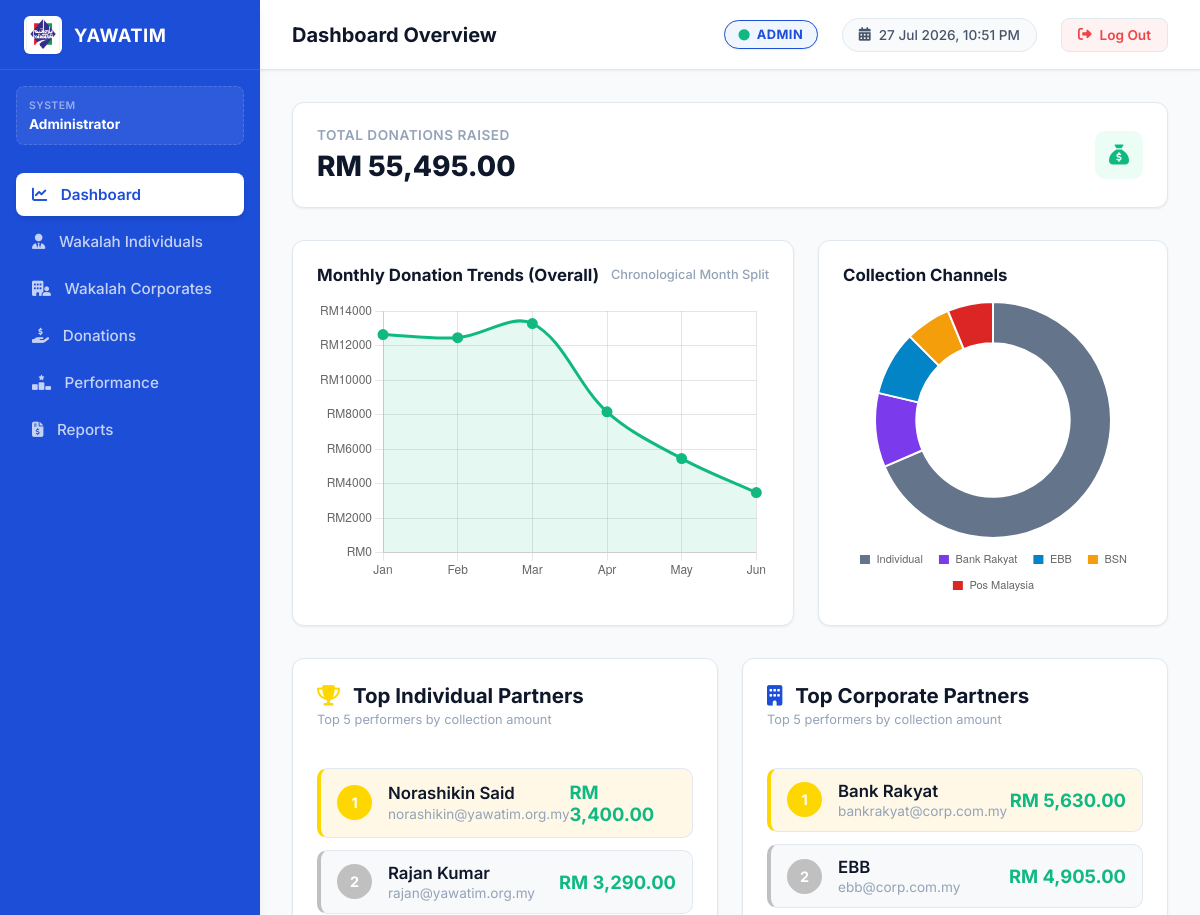
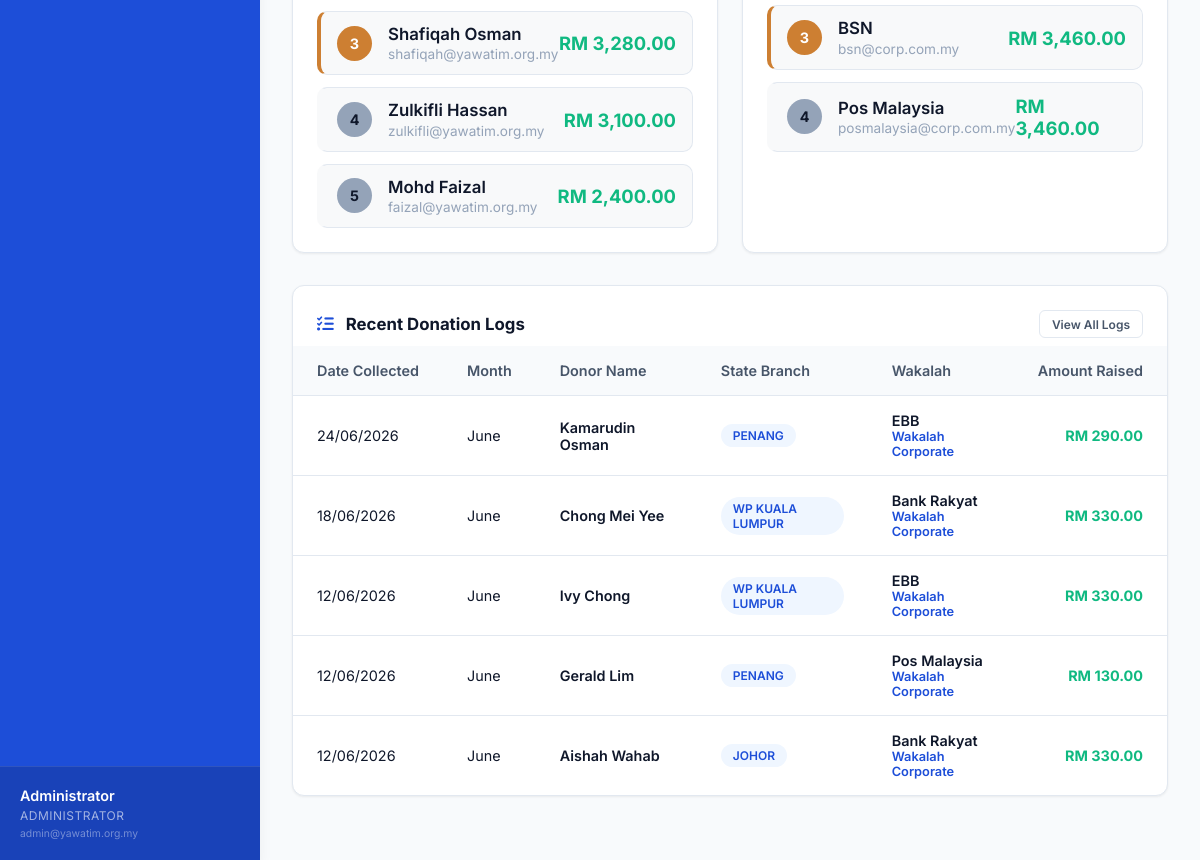
Page /index.php (signed in) on the committed database (2 pictures, top to bottom).
### tables this page shows
CREATE TABLE `donations` (
  `donation_id` int(11) NOT NULL,
  `donor_name` varchar(255) NOT NULL,
  `donor_phone` varchar(100) DEFAULT NULL,
  `donor_email` varchar(255) DEFAULT NULL,
  `amount` decimal(12,2) NOT NULL,
  `donation_date` date NOT NULL,
  `donation_month` varchar(20) NOT NULL,
  `channel` varchar(255) DEFAULT NULL,
  `state` varchar(100) NOT NULL,
  `location` varchar(255) NOT NULL,
  `wakalah_id` int(11) DEFAULT NULL,
  `booth_id` int(11) DEFAULT NULL,
  `attachment_image` varchar(255) DEFAULT NULL,
  `created_at` datetime NOT NULL DEFAULT current_timestamp()
);

CREATE TABLE `wakalah` (
  `wakalah_id` int(11) NOT NULL,
  `type` enum('individual','corporate') NOT NULL,
  `name` varchar(255) NOT NULL,
  `email` varchar(255) NOT NULL,
  `phone` varchar(100) NOT NULL,
  `state` varchar(100) NOT NULL,
  `status` enum('Active','Inactive') NOT NULL DEFAULT 'Active',
  `ic_number` varchar(100) DEFAULT NULL,
  `company_representative` varchar(255) DEFAULT NULL,
  `ssm_number` varchar(100) DEFAULT NULL,
  `hq_address` text DEFAULT NULL,
  `address` text DEFAULT NULL,
  `channel` varchar(255) DEFAULT NULL,
  `created_at` datetime NOT NULL DEFAULT current_timestamp()
);

### modules/dashboard.php (the view, shortened to what this page needs)
<?php
$role = $_SESSION['role'] ?? 'wakalah_individual';
$total_donations = 0.0;
$leaderboard = [];
$leaderboard_corp = [];
$recent_donations = [];
$state_labels = [];
$state_values = [];
$channel_labels = [];
$channel_values = [];
$trend_labels = [];
$trend_values = [];
$corp_states = [];
$month_names = [
    '01' => 'Jan', '02' => 'Feb', '03' => 'Mar', '04' => 'Apr', '05' => 'May', '06' => 'Jun',
    '07' => 'Jul', '08' => 'Aug', '09' => 'Sep', '10' => 'Oct', '11' => 'Nov', '12' => 'Dec'
];
try {
    if ($role === 'admin') {
        $total_donations = $pdo->query("SELECT SUM(amount) FROM donations")->fetchColumn() ?? 0.0;
        $state_query = $pdo->query("SELECT state, SUM(amount) as total FROM donations GROUP BY state ORDER BY total DESC LIMIT 6");
        $state_labels = [];
        $state_values = [];
        while ($row = $state_query->fetch()) {
            $state_labels[] = $row['state'];
            $state_values[] = (float)$row['total'];
        }
        $channel_query = $pdo->query("
            SELECT
                CASE
                    WHEN w.type = 'individual' THEN 'Individual'
                    ELSE COALESCE(NULLIF(TRIM(d.channel), ''), 'Independent')
                END as channel_name,
                SUM(d.amount) as total
            FROM donations d
            LEFT JOIN wakalah w ON d.wakalah_id = w.wakalah_id
            GROUP BY channel_name
            ORDER BY total DESC
        ");
        $channel_labels = [];
        $channel_values = [];
        while ($row = $channel_query->fetch()) {
            $channel_labels[] = $row['channel_name'];
            $channel_values[] = (float)$row['total'];
        }
        $trend_query = $pdo->query("
            SELECT DATE_FORMAT(donation_date, '%m') as month_num, SUM(amount) as total
            FROM donations
            GROUP BY month_num
            ORDER BY month_num ASC
        ");
        $trend_labels = [];
        $trend_values = [];
        while ($row = $trend_query->fetch()) {
            $trend_labels[] = $month_names[$row['month_num']] ?? $row['month_num'];
            $trend_values[] = (float)$row['total'];
        }
        $leaderboard = $pdo->query("
            SELECT w.name, w.email, w.state, SUM(d.amount) as total
            FROM donations d
            JOIN wakalah w ON d.wakalah_id = w.wakalah_id
            WHERE w.type = 'individual'
            GROUP BY w.wakalah_id
            ORDER BY total DESC
            LIMIT 5
        ")->fetchAll();
        $leaderboard_corp = $pdo->query("
            SELECT w.name, w.email, w.state, SUM(d.amount) as total
            FROM donations d
            JOIN wakalah w ON d.wakalah_id = w.wakalah_id
            WHERE w.type = 'corporate'
            GROUP BY w.wakalah_id
            ORDER BY total DESC
            LIMIT 5
        ")->fetchAll();
        $recent_donations = $pdo->query("
            SELECT d.*, w.name as collector_name, w.type as collector_type
            FROM donations d
            LEFT JOIN wakalah w ON d.wakalah_id = w.wakalah_id
            ORDER BY d.donation_date DESC, d.donation_id DESC
            LIMIT 5
        ")->fetchAll();
    }
    $chart_js_data = [
        'byState' => ($role === 'admin') ? ['labels' => $state_labels, 'data' => $state_values] : null,
        'corpStates' => ($role === 'wakalah_corporate' ? ['labels' => array_column($corp_states, 'state'), 'data' => array_column($corp_states, 'total')] : null),
        'byChannel' => ['labels' => $channel_labels, 'data' => $channel_values],
        'trends' => ['labels' => $trend_labels, 'data' => $trend_values]
    ];
} catch (PDOException $e) {
    echo "<div style='color: var(--alert-red); font-weight: bold;'>Query Error: " . $e->getMessage() . "</div>";
}
?>
<div class="stats-grid" id="stats-dashboard-grid">
    <div class="stat-card" id="card-total-donations">
        <div class="stat-info">
            <span class="stat-label"><?php echo $role === 'admin' ? 'Total Donations Raised' : 'My Total Collections'; ?></span>
            <span class="stat-val">RM <?php echo number_format($total_donations, 2); ?></span>
        </div>
        <div class="stat-icon-wrapper green">
            <i class="fa-solid fa-sack-dollar"></i>
        </div>
    </div>
</div>
<div class="charts-grid" id="charts-dashboard-grid" style="<?php echo $role === 'wakalah_individual' ? 'display: flex; justify-content: center;' : ''; ?>">
    <div class="chart-card" id="card-trend-chart" style="<?php echo $role === 'wakalah_individual' ? 'width: 100%; max-width: 800px;' : ''; ?>">
        <div class="chart-header">
            <h3 class="chart-title">
                <?php echo $role === 'admin' ? 'Monthly Donation Trends (Overall)' : 'My Monthly Donation Trends'; ?>
            </h3>
            <span style="font-size: 0.8rem; color: var(--light-neutral); font-weight: 500;">Chronological Month Split</span>
        </div>
        <div class="chart-container">
            <canvas id="chartMonthlyTrends"></canvas>
        </div>
    </div>
    <?php if ($role === 'admin'): ?>
    <div class="chart-card" id="card-channel-chart">
        <div class="chart-header">
            <h3 class="chart-title">Collection Channels</h3>
        </div>
        <div class="chart-container">
            <canvas id="chartDonationsByChannel"></canvas>
        </div>
    </div>
    <?php endif; ?>
</div>
<div class="charts-grid" style="grid-template-columns: <?php echo $role === 'admin' ? 'repeat(auto-fit, minmax(300px, 1fr))' : '1fr'; ?>;" id="leaderboard-full-width">
    <?php if ($role === 'admin'): ?>
        <div class="chart-card" id="card-leaderboard-ind" style="padding: 1.5rem;">
            <div class="chart-header" style="margin-bottom: 1.5rem;">
                <div>
                    <h3 class="chart-title" style="font-size: 1.28rem;">
                        <i class="fa-solid fa-trophy" style="color: #FFD700; margin-right: 0.5rem;"></i>
                        Top Individual Partners
                    </h3>
                    <span style="font-size: 0.8rem; color: var(--light-neutral);">Top 5 performers by collection amount</span>
                </div>
            </div>
            <div class="leaderboard-list" style="display: flex; flex-direction: column; gap: 0.75rem;">
                <?php foreach ($leaderboard as $index => $leader): ?>
                    <div class="leaderboard-item" style="display: flex; justify-content: space-between; align-items: center; padding: 0.75rem 1rem; background: <?php echo $index === 0 ? 'var(--light-gold, #FFF8E7)' : 'var(--bg-light, #F8F9FA)'; ?>; border-radius: 10px; border-left: 4px solid <?php
                        echo $index === 0 ? '#FFD700' : ($index === 1 ? '#C0C0C0' : ($index === 2 ? '#CD7F32' : 'transparent'));
                    ?>;">
                        <div class="leaderboard-rank-profile" style="display: flex; align-items: center; gap: 1rem; flex: 1;">
                            <div class="leaderboard-rank" style="display: flex; align-items: center; justify-content: center; width: 35px; height: 35px; border-radius: 50%; background: <?php
                                echo $index === 0 ? '#FFD700' : ($index === 1 ? '#C0C0C0' : ($index === 2 ? '#CD7F32' : 'var(--light-neutral)'));
                            ?>; color: <?php echo $index < 3 ? '#fff' : 'var(--dark-neutral)'; ?>; font-weight: 700; font-size: 0.9rem;">
                                <?php echo $index + 1; ?>
                            </div>
                            <div class="leaderboard-name-section" style="display: flex; flex-direction: column;">
                                <span class="leaderboard-name" style="font-weight: 600; font-size: 1.05rem; color: var(--dark-neutral);">
                                    <?php echo htmlspecialchars($leader['name']); ?>
                                </span>
                                <span class="leaderboard-sub" style="font-size: 0.85rem; color: var(--light-neutral);">
                                    <?php echo htmlspecialchars($leader['email']); ?>
                                </span>
                            </div>
                        </div>
                        <span class="leaderboard-amount" style="font-weight: 700; font-size: 1.15rem; color: var(--success-green);">
                            RM <?php echo number_format($leader['total'], 2); ?>
                        </span>
                    </div>
                <?php endforeach; ?>
            </div>
        </div>
        <div class="chart-card" id="card-leaderboard-corp" style="padding: 1.5rem;">
            <div class="chart-header" style="margin-bottom: 1.5rem;">
                <div>
                    <h3 class="chart-title" style="font-size: 1.28rem;">
                        <i class="fa-solid fa-building" style="color: var(--primary-blue); margin-right: 0.5rem;"></i>
                        Top Corporate Partners
                    </h3>
                    <span style="font-size: 0.8rem; color: var(--light-neutral);">Top 5 performers by collection amount</span>
                </div>
            </div>
            <div class="leaderboard-list" style="display: flex; flex-direction: column; gap: 0.75rem;">
                <?php foreach ($leaderboard_corp as $index => $leader): ?>
                    <div class="leaderboard-item" style="display: flex; justify-content: space-between; align-items: center; padding: 0.75rem 1rem; background: <?php echo $index === 0 ? 'var(--light-gold, #FFF8E7)' : 'var(--bg-light, #F8F9FA)'; ?>; border-radius: 10px; border-left: 4px solid <?php
                        echo $index === 0 ? '#FFD700' : ($index === 1 ? '#C0C0C0' : ($index === 2 ? '#CD7F32' : 'transparent'));
                    ?>;">
                        <div class="leaderboard-rank-profile" style="display: flex; align-items: center; gap: 1rem; flex: 1;">
                            <div class="leaderboard-rank" style="display: flex; align-items: center; justify-content: center; width: 35px; height: 35px; border-radius: 50%; background: <?php
                                echo $index === 0 ? '#FFD700' : ($index === 1 ? '#C0C0C0' : ($index === 2 ? '#CD7F32' : 'var(--light-neutral)'));
                            ?>; color: <?php echo $index < 3 ? '#fff' : 'var(--dark-neutral)'; ?>; font-weight: 700; font-size: 0.9rem;">
                                <?php echo $index + 1; ?>
                            </div>
                            <div class="leaderboard-name-section" style="display: flex; flex-direction: column;">
                                <span class="leaderboard-name" style="font-weight: 600; font-size: 1.05rem; color: var(--dark-neutral);">
                                    <?php echo htmlspecialchars($leader['name']); ?>
                                </span>
                                <span class="leaderboard-sub" style="font-size: 0.85rem; color: var(--light-neutral);">
                                    <?php echo htmlspecialchars($leader['email']); ?>
                                </span>
                            </div>
                        </div>
                        <span class="leaderboard-amount" style="font-weight: 700; font-size: 1.15rem; color: var(--success-green);">
                            RM <?php echo number_format($leader['total'], 2); ?>
                        </span>
                    </div>
                <?php endforeach; ?>
            </div>
        </div>
    <?php endif; ?>
</div>
<?php if ($role !== 'wakalah_individual'): ?>
<div class="table-card" style="margin-top: 1.5rem;" id="card-recent-donations-table">
    <div class="chart-header" style="padding: 1.5rem 1.5rem 0.5rem 1.5rem;">
        <h3 class="chart-title"><i class="fa-solid fa-list-check" style="margin-right: 0.5rem; color: var(--primary-blue);"></i> Recent Donation Logs</h3>
        <a href="index.php?page=donations" class="btn btn-outline" style="padding: 0.35rem 0.75rem; font-size: 0.75rem; border-radius: 6px;">View All Logs</a>
    </div>
    <div class="table-wrapper">
        <table class="table-yawatim">
            <thead>
                <tr>
                    <th>Date Collected</th>
                    <th>Month</th>
                    <th>Donor Name</th>
                    <?php if ($role === 'admin'): ?>
                        <th>State Branch</th>
                        <th>Wakalah</th>
                    <?php elseif ($role === 'wakalah_corporate'): ?>
                        <th>Booth Location</th>
                        <th>State Branch</th>
                    <?php endif; ?>
                    <th style="text-align: right;">Amount Raised</th>
                </tr>
            </thead>
            <tbody>
                <?php if (count($recent_donations) === 0): ?>
                    <tr>
                        <td colspan="<?php echo $role === 'wakalah_individual' ? 4 : 6; ?>" style="text-align: center; color: var(--light-neutral); padding: 1.5rem;">No recent donations recorded.</td>
                    </tr>
                <?php else: ?>
                    <?php foreach ($recent_donations as $don): ?>
                        <tr>
                            <td><?php echo date('d/m/Y', strtotime($don['donation_date'])); ?></td>
                            <td><?php echo htmlspecialchars($don['donation_month']); ?></td>
                            <td style="font-weight: 600;"><?php echo htmlspecialchars($don['donor_name']); ?></td>
                            <?php if ($role === 'admin'): ?>
                                <td>
                                    <span class="badge" style="background-color: var(--light-blue); color: var(--primary-blue); font-weight: 600;">
                                        <?php echo htmlspecialchars($don['state']); ?>
                                    </span>
                                </td>
                                <td>
                                    <div style="display: flex; flex-direction: column;">
                                        <span style="font-weight: 600; color: var(--dark-neutral);">
                                            <?php echo htmlspecialchars($don['collector_name'] ?: 'Direct YAWATIM'); ?>
                                        </span>
                                        <span style="font-size: 0.8rem; font-weight: 600; color: <?php echo ($don['collector_type'] ?? '') === 'corporate' ? 'var(--primary-blue)' : (($don['collector_type'] ?? '') === 'individual' ? 'var(--success-green)' : 'var(--medium-neutral)'); ?>;">
                                            <?php echo ($don['collector_type'] ?? '') === 'corporate' ? 'Wakalah Corporate' : (($don['collector_type'] ?? '') === 'individual' ? 'Wakalah Individual' : 'Direct'); ?>
                                        </span>
                                    </div>
                                </td>
                            <?php endif; ?>
                            <td style="font-weight: 700; color: var(--success-green); text-align: right;">RM <?php echo number_format($don['amount'], 2); ?></td>
                        </tr>
                    <?php endforeach; ?>
                <?php endif; ?>
            </tbody>
        </table>
    </div>
</div>
<?php endif; ?>
<script>
document.addEventListener('DOMContentLoaded', () => {
    const chartData = <?php echo json_encode($chart_js_data); ?>;
    renderDashboardCharts(chartData);
});
</script>

### rows in the picture
donations: donation_date "24/06/2026", donation_month "June", donor_name "Kamarudin Osman", state "PENANG", wakalah.name "EBB", amount "290.00"
donations: donation_date "18/06/2026", donation_month "June", donor_name "Chong Mei Yee", state "WP KUALA LUMPUR", wakalah.name "Bank Rakyat", amount "330.00"
donations: donation_date "12/06/2026", donation_month "June", donor_name "Ivy Chong", state "WP KUALA LUMPUR", wakalah.name "EBB", amount "330.00"
donations: donation_date "12/06/2026", donation_month "June", donor_name "Gerald Lim", state "PENANG", wakalah.name "Pos Malaysia", amount "130.00"
donations: donation_date "12/06/2026", donation_month "June", donor_name "Aishah Wahab", state "JOHOR", wakalah.name "Bank Rakyat", amount "330.00"

### other values in the picture
$name ?: 'YAWATIM' "Administrator"
$name "Administrator"
$email "admin@yawatim.org.my"
$page_title "Dashboard Overview"
$current_channel ?: 'YAWATIM' "ADMIN"
$total_donations "55,495.00"
$leader['name'] "Norashikin Said"
$leader['email'] "norashikin@yawatim.org.my"
$leader['total'] "3,400.00"
$leader['name'] "Rajan Kumar"
$leader['email'] "rajan@yawatim.org.my"
$leader['total'] "3,290.00"
$leader['name'] "Shafiqah Osman"
$leader['email'] "shafiqah@yawatim.org.my"
$leader['total'] "3,280.00"
